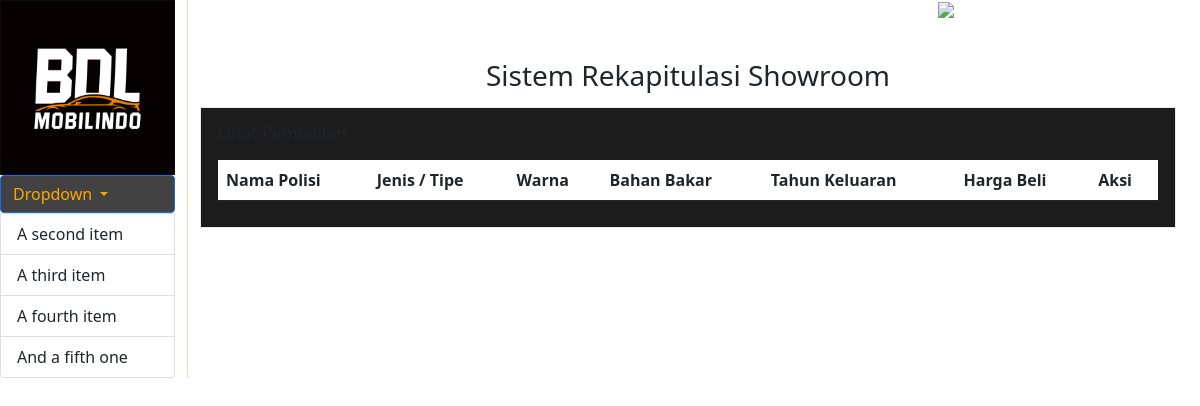
Page /index.php/auth/lihatpembelian on the earlier database version.
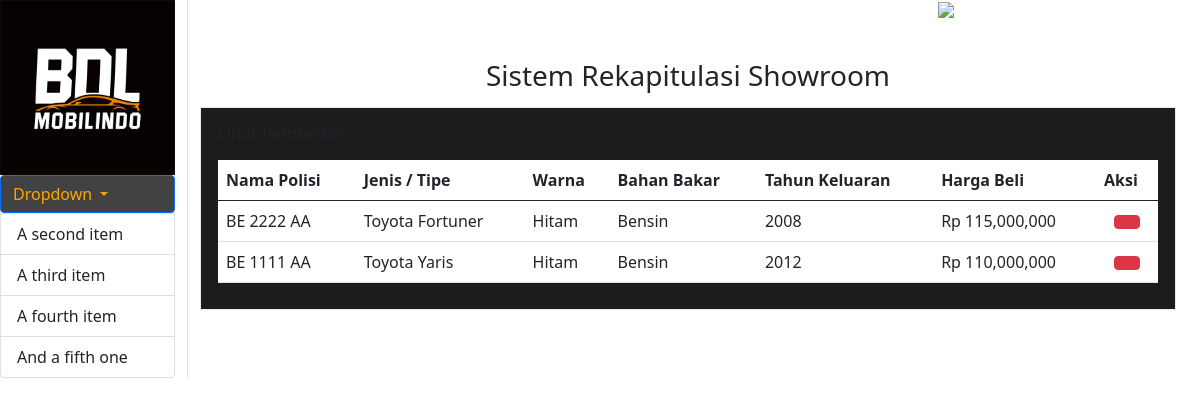
Same page on the later database version.
### tables this page shows
CREATE TABLE `pembelian` (
  `id_beli` int(5) NOT NULL,
  `tgl_beli` date NOT NULL,
  `no_polis` varchar(30) NOT NULL,
  `jenis_type` varchar(30) NOT NULL,
  `warna` varchar(30) NOT NULL,
  `bahan_bakar` varchar(30) NOT NULL,
  `tahun_keluaran` int(5) NOT NULL,
  `harga_beli` int(30) NOT NULL
);

### application/controllers/Auth.php (called while the page is built, shortened)
<?php
class Auth extends CI_Controller
{
    public function __construct()
    {
        $this->load->library('form_validation');
        $this->load->model('model_mobil');
        $this->load->model('model_pembelian');
        $this->load->model('model_penjualan');
    }
    public function lihatpembelian()
    {
        $data = array(
            'title' => 'Data Mobil',
            'data_mobil' => $this->model_pembelian->tabel_pembelian()
        );
        $this->load->view('lihat-pembelian', $data);
    }
}

### index.php (called while the page is built, shortened)
<?php
require_once BASEPATH.'core/CodeIgniter.php';

### application/models/Model_pembelian.php (called while the page is built, shortened)
<?php
class Model_pembelian extends CI_Model
{
    public function tabel_pembelian()
    {
        $query = $this->db->order_by('id_beli', 'DESC')->get('pembelian');
        return $query->result();
    }
}

### application/views/lihat-pembelian.php (the view, shortened to what this page needs)
<!DOCTYPE html>
<html>
<head>
    <link rel="stylesheet" type="text/css" href="assets/css/lihat-pembelian.css">
    <link href="https://cdn.jsdelivr.net/npm/bootstrap@5.0.0-beta3/dist/css/bootstrap.min.css" rel="stylesheet">
</head>
<body class="lihat-pembelian">
    <div class="row">
        <div class="col-md-2">
            <ul class="list-group">
                <img src="assets/img/logo.jpg">
                <div class="btn-group" role="group">
                    <button id="btnGroupDrop1" type="button" class="btn btn-primary dropdown-toggle" data-bs-toggle="dropdown" aria-expanded="false">
                        Dropdown
                    </button>
                </div>
                <li class="list-group-item">A second item</li>
                <li class="list-group-item">A third item</li>
                <li class="list-group-item">A fourth item</li>
                <li class="list-group-item">And a fifth one</li>
            </ul>
        </div>
        <div class="col-md-10">
            <h4 class="header"><img src=assets/img/header.png alt="header" style="width: 20px; height: 20px;"> Selamat Datang</h4>
            <br>
            <center>
                <h3 class="title">Sistem Rekapitulasi Showroom</h3>
            </center>
            <div class="x_panel">
                <div class="x_title">
                    <h2>Lihat Pembelian</h2>
                    <div class="clearfix">
                    </div>
                </div>
                <table class="table">
                    <thead class="table-light">
                        <thead>
                            <tr>
                                <th>Nama Polisi</th>
                                <th>Jenis / Tipe</th>
                                <th>Warna</th>
                                <th>Bahan Bakar</th>
                                <th>Tahun Keluaran</th>
                                <th>Harga Beli</th>
                                <th>Aksi</th>
                            </tr>
                        </thead>
                    <tbody>
                        <?php foreach ($data_mobil  as $mobil) { ?>
                            <tr>
                                <td><?php echo $mobil->no_polis ?></td>
                                <td><?php echo $mobil->jenis_type ?></td>
                                <td><?php echo $mobil->warna ?></td>
                                <td><?php echo $mobil->bahan_bakar ?></td>
                                <td><?php echo $mobil->tahun_keluaran ?></td>
                                <td>Rp <?php echo number_format($mobil->harga_beli) ?></td>
                                <td style=" text-align: center;">
                                    <?php echo anchor('example/remove_med/' . $mobil->id_beli, '<button class="btn btn-danger btn-xs" type="button"><span class="fa fa-trash fa-3x"></span></button>'); ?>
                                </td>
                            </tr>
                        <?php } ?>
                    </tbody>
                </table>
            </div>
        </div>
</body>
</html>

### assets/css/lihat-pembelian.css (style rules this page uses)
.row { width: 100%; }
.col-md-2 { border-right: 1.5px solid wheat; }
.header { font-size: 20px; border-width: 10px; border-bottom: 1.5px solid white; text-align: right; color: rgb(255, 255, 255); }
.x_panel, .x_title { margin-bottom: 10px }
.x_title h2 { margin: 5px 0 6px; float: left; display: block; width: 62%; font-size: 17px }
.x_panel { position: relative; width: 100%; margin-bottom: 15px; padding: 10px 17px; display: inline-block; background: rgba(28, 28, 28, 1); border: 1px solid #E6E9ED; -webkit-column-break-inside: avoid; -moz-column-break-inside: avoid; -webkit-column-break-inside: avoid; opacity: 1; transition: all .2s ease; position: relative; }
table.table { background-color: white; }
.header { font-size: 20px; text-align: right; color: rgb(255, 255, 255); }
#btnGroupDrop1 { text-align: left; color: orange; background-color: #424242; }

Differences in the rows shown:
added pembelian: no_polis "BE 2222 AA", jenis_type "Toyota Fortuner", warna "Hitam", bahan_bakar "Bensin", tahun_keluaran "2008", harga_beli "115,000,000"
added pembelian: no_polis "BE 1111 AA", jenis_type "Toyota Yaris", warna "Hitam", bahan_bakar "Bensin", tahun_keluaran "2012", harga_beli "110,000,000"
